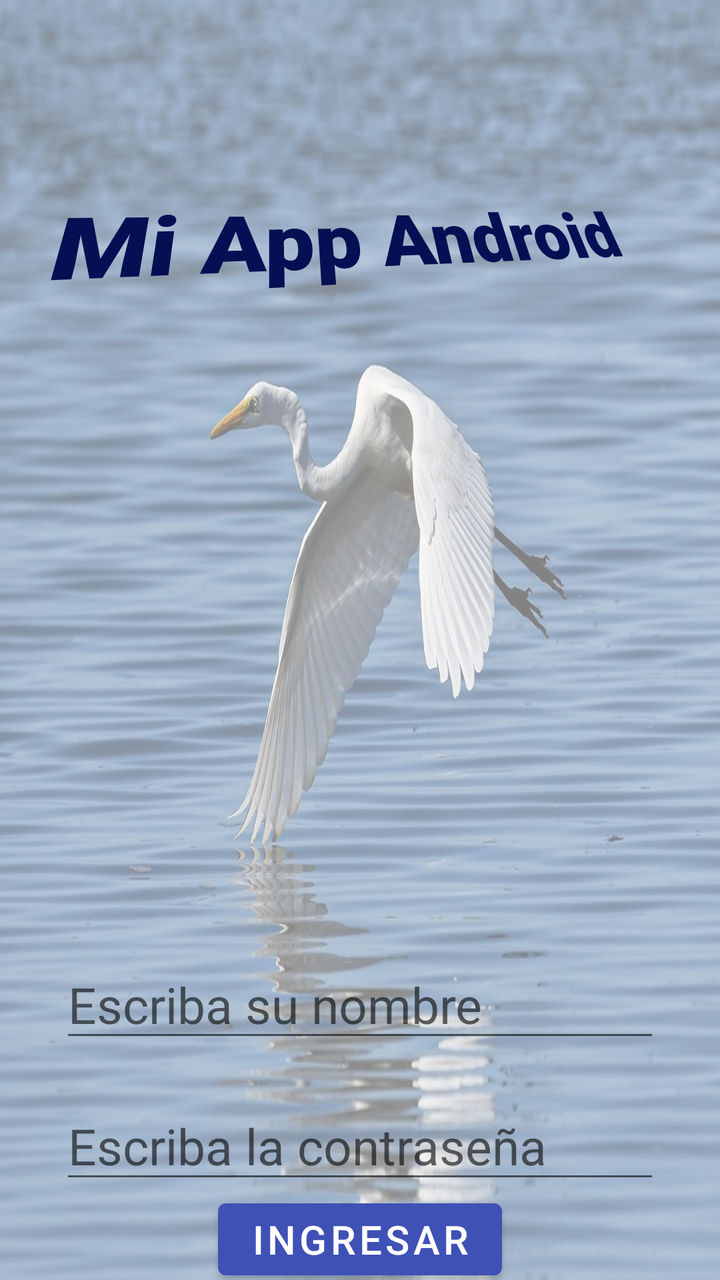
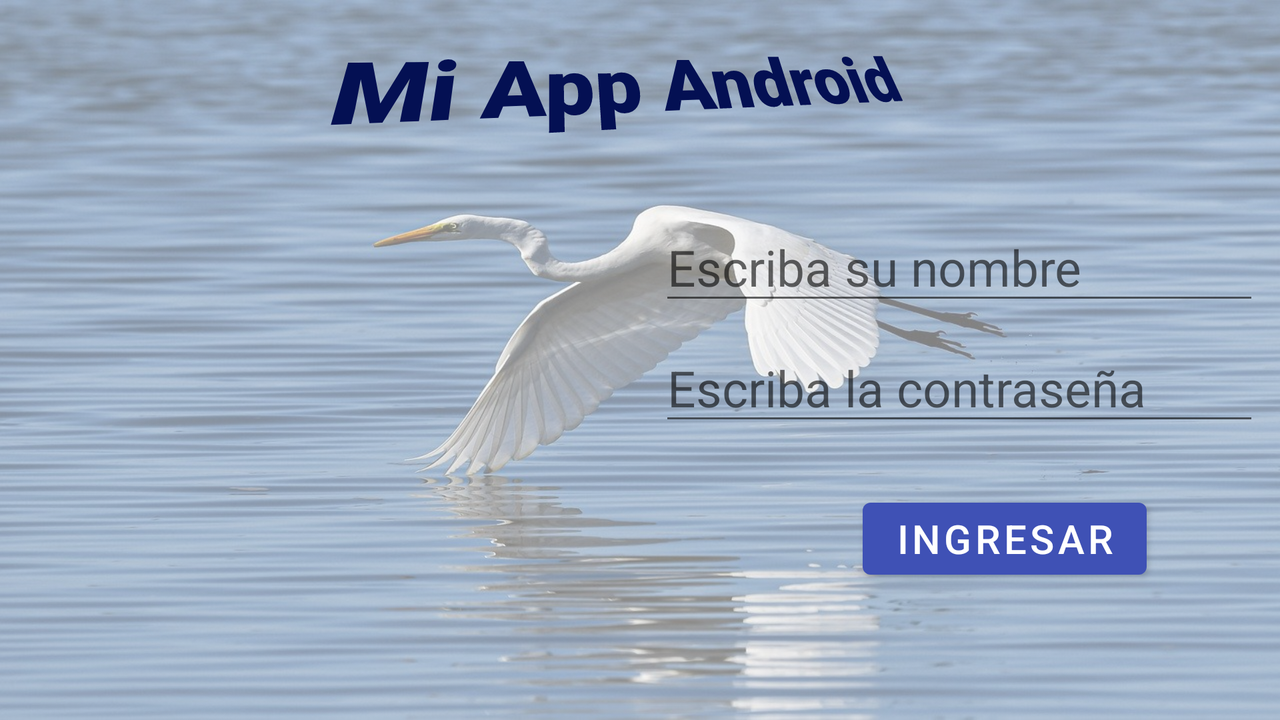

One screen, two layout resources from the same app: the default and the repository's alternative for another configuration. Each is rendered where Android would select it; the XML of both is given below.
<!-- AndroidManifest.xml: application theme Theme.HolaMundo04 -->
<!-- res/layout/activity_login.xml -->
<?xml version="1.0" encoding="utf-8"?>
<androidx.constraintlayout.widget.ConstraintLayout xmlns:android="http://schemas.android.com/apk/res/android"
    xmlns:app="http://schemas.android.com/apk/res-auto"
    xmlns:tools="http://schemas.android.com/tools"
    android:layout_width="match_parent"
    android:layout_height="match_parent"
    tools:context=".LoginActivity"
    android:background="@drawable/garza"
    android:backgroundTint="#80FFFFFF"
    android:backgroundTintMode="src_over">

    <TextView
        android:id="@+id/tvTitleLogin"
        android:layout_width="match_parent"
        android:layout_height="wrap_content"
        android:layout_marginStart="25dp"
        android:fontFamily="sans-serif-black"
        android:rotation="-8"
        android:rotationX="29"
        android:rotationY="12"
        android:text="@string/login_title"
        android:textAlignment="center"
        android:textColor="#041053"
        android:textSize="40sp"
        app:layout_constraintBottom_toBottomOf="parent"
        app:layout_constraintEnd_toEndOf="parent"
        app:layout_constraintHorizontal_bias="0.498"
        app:layout_constraintStart_toStartOf="parent"
        app:layout_constraintTop_toTopOf="parent"
        app:layout_constraintVertical_bias="0.157" />

    <EditText
        android:id="@+id/etPersonName"
        android:layout_width="300dp"
        android:layout_height="wrap_content"
        android:layout_marginTop="330dp"
        android:ems="10"
        android:inputType="textPersonName"
        android:text=""
        android:hint="@string/name_login"
        android:textSize="25sp"
        app:layout_constraintEnd_toEndOf="parent"
        app:layout_constraintStart_toStartOf="parent"
        app:layout_constraintTop_toBottomOf="@+id/tvTitleLogin" />

    <EditText
        android:id="@+id/etPassword"
        android:layout_width="300dp"
        android:layout_height="wrap_content"
        android:layout_marginTop="20dp"
        android:ems="10"
        android:inputType="textPassword"
        android:hint="@string/login_password"
        android:textSize="25sp"
        app:layout_constraintEnd_toEndOf="parent"
        app:layout_constraintStart_toStartOf="parent"
        app:layout_constraintTop_toBottomOf="@+id/etPersonName" />

    <Button
        android:id="@+id/button"
        android:layout_width="wrap_content"
        android:layout_height="wrap_content"
        android:onClick="goToMain"
        android:text="@string/enter"
        android:textSize="20sp"
        app:layout_constraintBottom_toBottomOf="parent"
        app:layout_constraintEnd_toEndOf="parent"
        app:layout_constraintStart_toStartOf="parent"
        app:layout_constraintTop_toBottomOf="@+id/etPassword"
        app:layout_constraintVertical_bias="0.222" />

    <Button
        android:id="@+id/btnNewUser"
        android:layout_width="wrap_content"
        android:layout_height="wrap_content"
        android:text="@string/new_user"
        app:layout_constraintBottom_toBottomOf="parent"
        app:layout_constraintEnd_toEndOf="parent"
        android:onClick="goToNewUser"
        app:layout_constraintStart_toStartOf="parent"
        app:layout_constraintTop_toBottomOf="@+id/button"
        app:layout_constraintVertical_bias="0.14" />

</androidx.constraintlayout.widget.ConstraintLayout>
<!-- resources referenced by this layout -->
<resources>
  <!-- drawable garza: jpg bitmap (drawable, 167283 bytes) -->
  <string name="enter">Ingresar</string>
  <string name="login_password">Escriba la contraseña</string>
  <string name="login_title">Mi App Android</string>
  <string name="name_login">Escriba su nombre</string>
  <string name="new_user">Nuevo usuario</string>
  <style name="Theme.HolaMundo04" parent="Theme.MaterialComponents.DayNight.DarkActionBar">
          
          <item name="colorPrimary">@color/primaryColor</item>
          <item name="colorPrimaryVariant">@color/primaryDarkColor</item>
          <item name="colorOnPrimary">@color/primaryTextColor</item>
          
          <item name="colorSecondary">@color/secondaryColor</item>
          <item name="colorSecondaryVariant">@color/secondaryDarkColor</item>
          <item name="colorOnSecondary">@color/secondaryTextColor</item>
          
          <item name="android:statusBarColor" tools:targetApi="l">?attr/colorPrimaryVariant</item>
          
      </style>
  <color name="primaryColor">#3f51b5</color>
  <color name="primaryDarkColor">#002984</color>
  <color name="primaryTextColor">#ffffff</color>
  <color name="secondaryColor">#00796b</color>
  <color name="secondaryDarkColor">#004c40</color>
  <color name="secondaryTextColor">#ffffff</color>
</resources>
<!-- res/layout-land/activity_login.xml (the repository's variant of the layout above) -->
<!-- drawn on the phone turned sideways -->
<?xml version="1.0" encoding="utf-8"?>
<androidx.constraintlayout.widget.ConstraintLayout xmlns:android="http://schemas.android.com/apk/res/android"
    xmlns:app="http://schemas.android.com/apk/res-auto"
    xmlns:tools="http://schemas.android.com/tools"
    android:layout_width="match_parent"
    android:layout_height="match_parent"
    tools:context=".LoginActivity"
    android:background="@drawable/garza"
    android:backgroundTint="#80FFFFFF"
    android:backgroundTintMode="src_over">

    <TextView
        android:id="@+id/tvTitleLogin"
        android:layout_width="match_parent"
        android:layout_height="wrap_content"
        android:layout_marginStart="25dp"
        android:fontFamily="sans-serif-black"
        android:rotation="-8"
        android:rotationX="29"
        android:rotationY="12"
        android:text="@string/login_title"
        android:textAlignment="center"
        android:textColor="#041053"
        android:textSize="40sp"
        app:layout_constraintBottom_toBottomOf="parent"
        app:layout_constraintEnd_toEndOf="parent"
        app:layout_constraintHorizontal_bias="1.0"
        app:layout_constraintStart_toStartOf="parent"
        app:layout_constraintTop_toTopOf="parent"
        app:layout_constraintVertical_bias="0.047" />

    <EditText
        android:id="@+id/etPersonName"
        android:layout_width="300dp"
        android:layout_height="wrap_content"
        android:ems="10"
        android:hint="@string/name_login"
        android:inputType="textPersonName"
        android:text=""
        android:textSize="25sp"
        app:layout_constraintBottom_toBottomOf="parent"
        app:layout_constraintEnd_toEndOf="parent"
        app:layout_constraintHorizontal_bias="0.97"
        app:layout_constraintStart_toStartOf="parent"
        app:layout_constraintTop_toBottomOf="@+id/tvTitleLogin"
        app:layout_constraintVertical_bias="0.162" />

    <EditText
        android:id="@+id/etPassword"
        android:layout_width="300dp"
        android:layout_height="wrap_content"
        android:ems="10"
        android:hint="@string/login_password"
        android:inputType="textPassword"
        android:textSize="25sp"
        app:layout_constraintBottom_toBottomOf="parent"
        app:layout_constraintEnd_toEndOf="parent"
        app:layout_constraintHorizontal_bias="0.97"
        app:layout_constraintStart_toStartOf="parent"
        app:layout_constraintTop_toBottomOf="@+id/etPersonName"
        app:layout_constraintVertical_bias="0.063" />

    <Button
        android:id="@+id/button"
        android:layout_width="wrap_content"
        android:layout_height="wrap_content"
        android:text="@string/enter"
        android:textSize="20sp"
        android:onClick="goToMain"
        app:layout_constraintBottom_toBottomOf="parent"
        app:layout_constraintEnd_toEndOf="parent"
        app:layout_constraintHorizontal_bias="0.866"
        app:layout_constraintStart_toStartOf="parent"
        app:layout_constraintTop_toBottomOf="@+id/etPassword"
        app:layout_constraintVertical_bias="0.292" />
</androidx.constraintlayout.widget.ConstraintLayout>
<!-- resources referenced by the variant -->
<!-- as the phone turned sideways resolves them -->
<resources>
  <!-- drawable garza: jpg bitmap (drawable, 167283 bytes) -->
  <string name="enter">Ingresar</string>
  <string name="login_password">Escriba la contraseña</string>
  <string name="login_title">Mi App Android</string>
  <string name="name_login">Escriba su nombre</string>
  <style name="Theme.HolaMundo04" parent="Theme.MaterialComponents.DayNight.DarkActionBar">
          
          <item name="colorPrimary">@color/primaryColor</item>
          <item name="colorPrimaryVariant">@color/primaryDarkColor</item>
          <item name="colorOnPrimary">@color/primaryTextColor</item>
          
          <item name="colorSecondary">@color/secondaryColor</item>
          <item name="colorSecondaryVariant">@color/secondaryDarkColor</item>
          <item name="colorOnSecondary">@color/secondaryTextColor</item>
          
          <item name="android:statusBarColor" tools:targetApi="l">?attr/colorPrimaryVariant</item>
          
      </style>
  <color name="primaryColor">#3f51b5</color>
  <color name="primaryDarkColor">#002984</color>
  <color name="primaryTextColor">#ffffff</color>
  <color name="secondaryColor">#00796b</color>
  <color name="secondaryDarkColor">#004c40</color>
  <color name="secondaryTextColor">#ffffff</color>
</resources>
